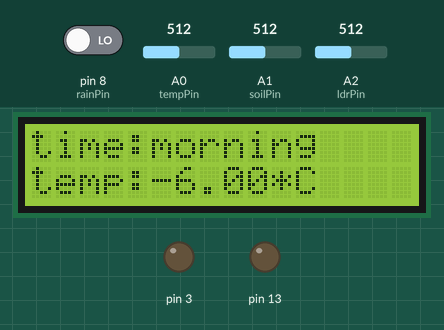
A sketch run on a simulated Arduino Uno, built with avr-gcc and run on an emulated ATmega328P. Parts: 16×2 character LCD, output pins drawn as LEDs (lit = HIGH). Inputs (shaded band) come from the test bench; at power-on: A2 (ldrPin) = 512, pin 8 (rainPin) LOW, A1 (soilPin) = 512, A0 (tempPin) = 512.

Above: at 1.2 s.
1.3 s: A2 (ldrPin) set to 610
At 9.9 s:
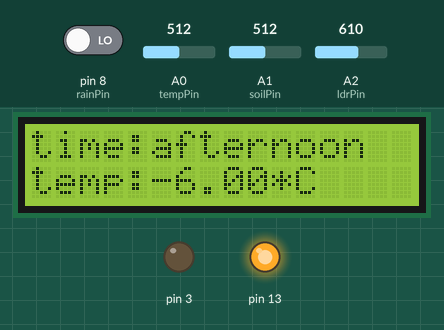
10.3 s: pin 8 (rainPin) driven HIGH
23.6 s: A2 (ldrPin) set to 419
At 31.5 s:
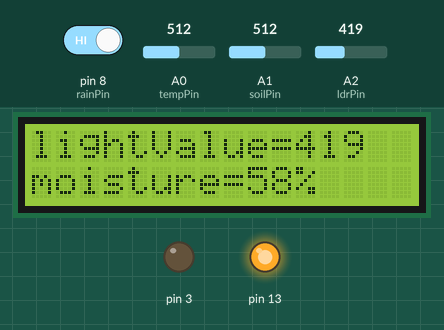
37.6 s: A2 (ldrPin) set to 383
At 46.4 s:
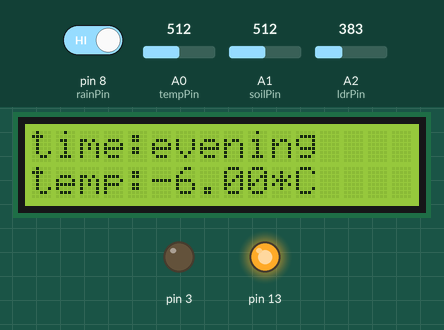
46.7 s: A2 (ldrPin) set to 1023
At 55.6 s:
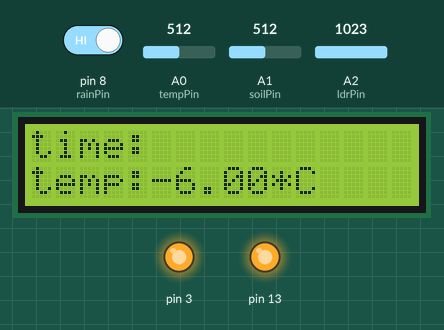
59.7 s: A1 (soilPin) set to 857
At 68.0 s:
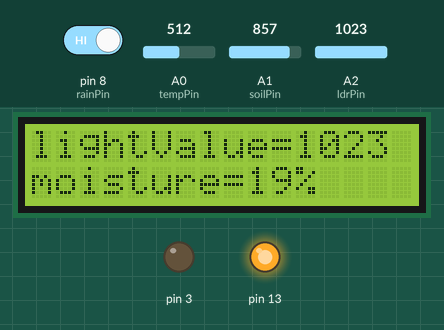
73.7 s: A1 (soilPin) set to 876
At 86.3 s:
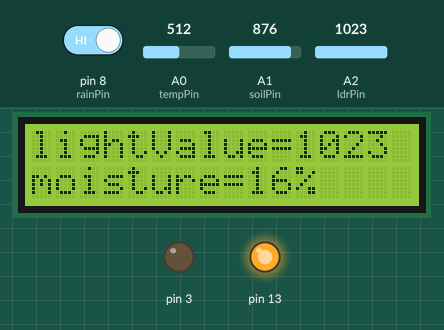
Timing chart, 0 to 87.8 s (numbered marks = the images above; inputs shaded):
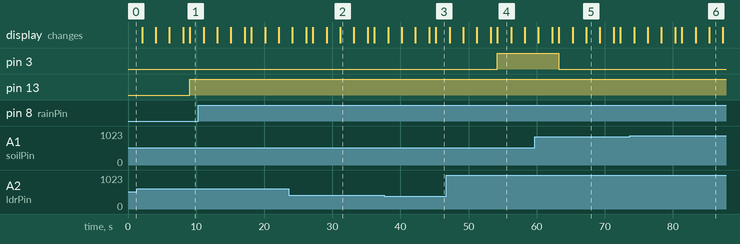

Measured:
- the behaviour switches between 401 and 400 on A2 (ldrPin) (found by bisection; images 2 and 3)
- after the input at 1.3 s, the display: first differs from a run without the input after 7.8 s (image 1)
- after the input at 23.6 s, the display: first differs from a run without the input after 3.6 s (image 2 shows a later state)
- after the input at 37.6 s, the display: first differs from a run without the input after 7.6 s (image 3)
- after the input at 46.7 s, the display: first differs from a run without the input after 7.5 s (image 4)
- what the display in image 2 shows lasts 2.0 s, from 31.2 s to 33.2 s

The sketch:

sketch_dec07a.ino
```cpp
#include<LiquidCrystal.h>
#include <TimeLib.h>
const int rs=10,en=9,d4=4,d5=5,d6=6,d7=7;
LiquidCrystal lcd(rs,en,d4,d5,d6,d7);
#define soilPin=A1;
#define ldrPin=A2;
#define tempPin=A0;
#define rainPin=8;
int motor=13;
int moisture=0;
void setup() {
  lcd.begin(16,2);
  setTime(4,59,0,30,12,21);
  pinMode(A0,INPUT);
  pinMode(A1,INPUT);
  pinMode(A2,INPUT);
  pinMode(13,OUTPUT);
  pinMode(3,OUTPUT);
  pinMode(8,INPUT);
}
void loop() {
   lcd.clear();
  int soilValue=analogRead(A1);
  int lightValue=analogRead(A2);
  int tempValue=analogRead(A0);
  int rainValue=digitalRead(8);
  float temp=(tempValue*500)/1024;
  int a=(18/100)*1024;
  int b=(20/100)*1024;
  moisture=map(soilValue,1023,150,0,100);
  lcd.setCursor(0,1);
  lcd.print("temp:");
  lcd.setCursor(5,1);
  lcd.print(temp);
  lcd.print("*C");
  Time(lightValue);
  delay(2000);
  lcd.clear();
  delay(2000);
  lcd.setCursor(0,0);
  lcd.print("lightValue=");
  lcd.setCursor(11,0);
  lcd.print(lightValue);
  lcd.setCursor(0,1);
  lcd.print("moisture=");
  lcd.setCursor(9,1);
  lcd.print(moisture);
  lcd.print("%");
  delay(2000);
  lcd.clear();
  lcd.setCursor(0,0);
  if(rainValue==1){
    lcd.print("there is no rain");
    delay(2000);
  }else{
    lcd.print("there is rain");
    delay(2000);
  }
  digitalClockDisplay();
  delay(1000);
  lcd.clear();
  //---------------------------------------------------------------------
 //temperature in morning and evening is not high at sunset and morning so we will not depend on temperature.
  if(moisture<20&&moisture>18&&lightValue<600&&lightValue>=400&&rainValue==1)
  {
    digitalWrite(13,LOW);
  }
  //temperature in afternoon is high so we can depend on temperature.
   else if(soilValue<b&&soilValue>a&& lightValue<1023&& temp>=30&&rainValue==1)
  {
    digitalWrite(13,LOW);
  }
  if(rainValue==0){ //there is rain so we don't need water.
    digitalWrite(13,  HIGH);
    }
   if(moisture<18){   //the soil is very dry.
     digitalWrite(13,LOW);
  }
  if(lightValue<=400){  //lights turn on in  the evening.
    digitalWrite(3,HIGH);
  }else{
    digitalWrite(3,LOW);
  }
}
//---------------------------------
 void Time(int lightValue){
   lcd.setCursor(0,0);
   lcd.print("time:");
  int m=lightValue;
  lcd.setCursor(5,0);
  if(m<=400){
    lcd.print("evening");
  }
  if(m>400&&m<600){
    lcd.print("morning");
  }else if(m>600&&m<1023){
    lcd.print("afternoon");
  }
}
void digitalClockDisplay()
{
  lcd.clear();
  lcd.setCursor(0,0);
  lcd.print(hour());
  printDigits(minute());
  printDigits(second());
  lcd.setCursor(0,1);
  lcd.print(" ");
  lcd.print(day());
  lcd.print(" ");
  lcd.print(month());
  lcd.print(" ");
  lcd.print(year());
  lcd.println();
  }
void printDigits(int digits)
{
  lcd.print(":");
  if(digits < 10)
    lcd.print('0');
  lcd.print(digits);
}
```
